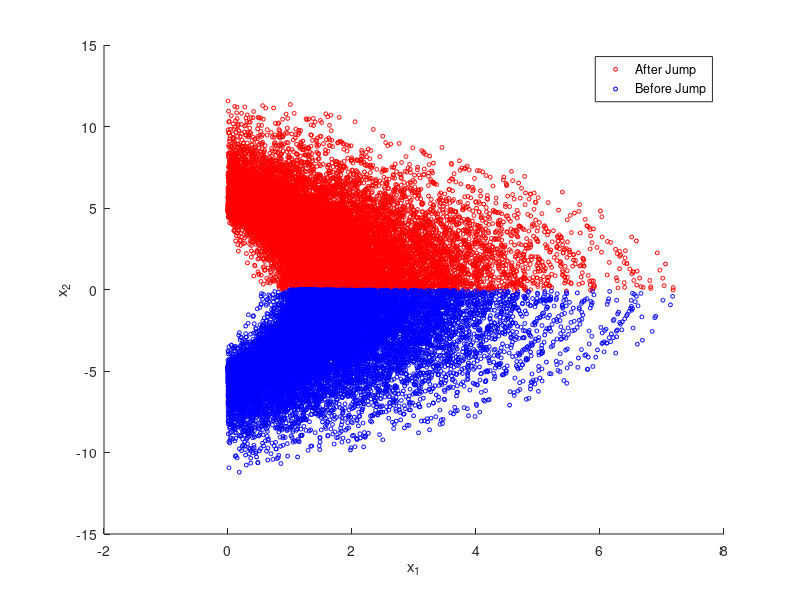
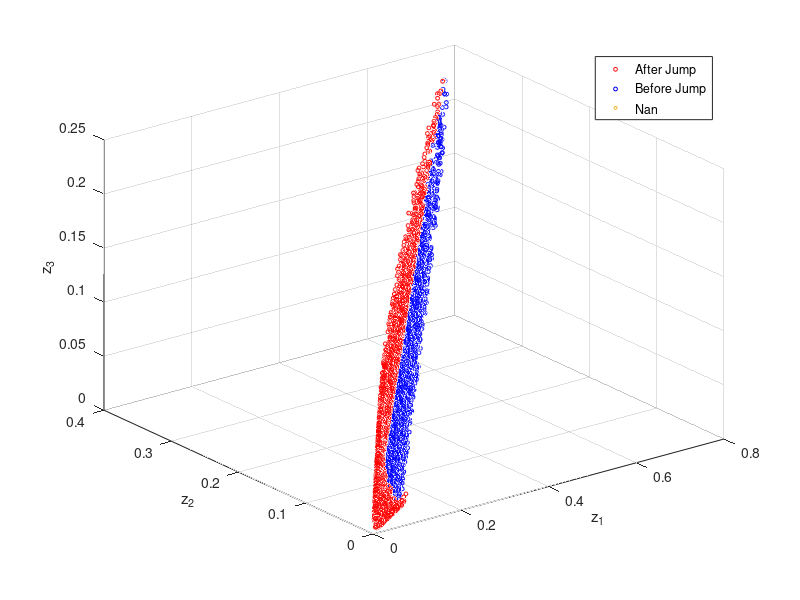

Write MATLAB code to recreate these figures, in order. (Note: this script raises an error after producing the figures.)
%% Load dataset

addpath('utils', 'Examples/BouncingBall');
data = load("Data/raw-bouncing-ball-23-Jan-2025.mat");
data_3_labels = data.data_3;

% Plot the 2 classes of points

% Plot in the x space
figure(1)
clf
scatter(data_3_labels(1,data_3_labels(6,:)==1), data_3_labels(2,data_3_labels(6,:)==1), 8, 'r')
hold on
scatter(data_3_labels(1,data_3_labels(6,:)==0), data_3_labels(2,data_3_labels(6,:)==0), 8, 'b')
xlabel('x_1')
ylabel('x_2')
legend('After Jump', 'Before Jump' )

% Plot in the z space
figure(2)
clf
scatter3(data_3_labels(3, data_3_labels(6,:)==1), data_3_labels(4, data_3_labels(6,:)==1), data_3_labels(5, data_3_labels(6,:)==1), 8, 'r')
hold on
scatter3(data_3_labels(3, data_3_labels(6,:)==0), data_3_labels(4, data_3_labels(6,:)==0), data_3_labels(5, data_3_labels(6,:)==0), 8, 'b')
scatter3(data_3_labels(3, isnan(data_3_labels(6,:))), data_3_labels(4, isnan(data_3_labels(6,:))), data_3_labels(5, isnan(data_3_labels(6,:))), 5, 'black')
xlabel('z_1')
ylabel('z_2')
zlabel('z_3')
legend('After Jump', 'Before Jump', 'Nan' )



%% Train the classifier

% Remove Nan
mask = reshape(~isnan(data_3_labels(6, :)),1,[]);
fprintf( '%f% nan over %f% data points',sum(~mask), length(mask));
X_classifier = data_3_labels(3:5, mask);
Y_classifier = data_3_labels(6, mask);


% Test and train split
cv_par_t = cvpartition(Y_classifier, 'HoldOut', 0.3);

X_train_classifier = X_classifier(:, training(cv_par_t))';
Y_train_classifier = Y_classifier(training(cv_par_t))';
X_test_classifier = X_classifier(:, test(cv_par_t))';
Y_test_classifier = Y_classifier(test(cv_par_t))';


% Train a SVM separating the z variable base on its position compared to closest jump
svmModel = fitcsvm(X_train_classifier, Y_train_classifier, 'KernelFunction', 'rbf', 'Standardize', true);


% Test
% Predict on test set
Y_pred_classifier = predict(svmModel, X_test_classifier);

% Evaluate Precision
accuracy = sum(Y_pred_classifier == Y_test_classifier) / length(Y_test_classifier);
fprintf('Precision SVM : %.2f%%\n', accuracy * 100);

% Display classification errors
false_flag = ~(Y_pred_classifier == Y_test_classifier);
figure(3)
clf

pos_vel_array = data_3_labels(1:2, mask);
pos_vel_array = pos_vel_array(:, test(cv_par_t));
disp(size(pos_vel_array));
scatter(pos_vel_array(1, false_flag), pos_vel_array(2, false_flag))
xlabel('x_1')
ylabel('x_2')
title('Missclassified points')

%% Learn T_inv on half the dataset
% In order to deal with non_injectivity of T we learn T_inv only on half
% of the dataset, chosen so that T is injective in this subset. Here we train on
% points situated after a jump.
% Test and train split
mask_after = reshape(data_3_labels(8, :) == 1, 1, []); % we use the adequate label to also include the points that are before a jump but not by much
X_after = data_3_labels(3:5, mask_after)'; % We use the datascience notation X, Y, but note that here the X array consists of the z coordinates of points
Y_after = data_3_labels(1:2, mask_after)'; % Likewise, the Y array consists of the x coordinates of points

% Split into test and train set
cv_after = cvpartition(size(Y_after, 1), 'HoldOut', 0.3);
X_train_after = X_after(training(cv_after), :);
Y_train_after = Y_after(training(cv_after), :);
X_test_after = X_after(test(cv_after), :);
Y_test_after = Y_after(test(cv_after), :);

% Normalize datas
[X_train_after, mu_a, sigma_a] = zscore(X_train_after);
X_test_after = (X_test_after - mu_a) ./ sigma_a;

% Train neural network
% Create neural network
layers = [
    featureInputLayer(3)
    fullyConnectedLayer(100)
    tanhLayer
    fullyConnectedLayer(100)
    tanhLayer
    fullyConnectedLayer(100)
    tanhLayer
    fullyConnectedLayer(2)
    regressionLayer];

    
    % Training options
options = trainingOptions('adam', ...
    'ValidationData',{X_test_after, Y_test_after}, ...
    'ValidationFrequency',30, ...
    'MaxEpochs', 100, ...
    'InitialLearnRate', 0.01, ...
    'L2Regularization', 1e-5, ...
    'Plots', 'training-progress');

% Train the network
mdl_a = trainNetwork(X_train_after, Y_train_after, layers, options);

% Test Network
% Predict on test set
Y_pred_after = predict(mdl_a, X_test_after);

% Evaluate network performance with the RMSE metric
rmse = sqrt(mean((Y_pred_after - Y_test_after).^2, 'all'));
fprintf('RMSE after jumps : %.4f\n', rmse);

%% Learn T_inv on other half the dataset
% In order to deal with non_injectivity of T we learn T_inv only on half
% of the dataset, chosen so that T is injective in this subset. Here we train on
% points situated before a jump.

% Test and train split

mask_before = reshape(data_3_labels(7, :) == 1, 1, []); % We use the adequate label to also include the points that are after a jump but not by much


X_before = data_3_labels(3:5,mask_before)'; % We use the datascience notation X, Y, but note that here the X array consists of the z coordinates of points
Y_before = data_3_labels(1:2,mask_before)'; % Likewise, Y consists of the x coordinates of points

% Split into test and train set
cv_before = cvpartition(size(Y_before, 1), 'HoldOut', 0.3);
X_train_before = X_before(training(cv_before), :);
Y_train_before = Y_before(training(cv_before), :);
X_test_before = X_before(test(cv_before), :);
Y_test_before = Y_before(test(cv_before), :);

% Normalize datas
[X_train_before, mu_b, sigma_b] = zscore(X_train_before);
X_test_before = (X_test_before - mu_b) ./ sigma_b;
% Train Neural Network
% Create neural network
layers = [
    featureInputLayer(3)
    fullyConnectedLayer(100)
    tanhLayer
    fullyConnectedLayer(100)
    tanhLayer
    fullyConnectedLayer(100)
    tanhLayer
    fullyConnectedLayer(2) 
    regressionLayer];


% Training options
options = trainingOptions('adam', ...
    'ValidationData',{X_test_before,Y_test_before}, ...
    'ValidationFrequency',30, ...
    'MaxEpochs', 100, ...
    'InitialLearnRate', 0.01, ...
    'L2Regularization', 1e-5, ...
    'Plots', 'training-progress');

% Train network
mdl_b = trainNetwork(X_train_before, Y_train_before, layers, options);

% Test Neural Network
% Predict on test set
Y_pred_before = predict(mdl_b, X_test_before);

% Evaluate network performance with the RMSE metric
rmse = sqrt(mean((Y_pred_before - Y_test_before).^2, 'all'));
fprintf('RMSE before jumps : %.4f\n', rmse);

%% Save models

today = string(datetime("today"));
directory = 'ObserverModels/';
A = data.A;
B = data.B;
models_name = strcat(directory, 'bouncing-ball-predictor-', today, '.mat');
save(models_name, 'mdl_b', 'mdl_b', "mu_b", "sigma_b", "mdl_a", "mu_a", "sigma_a", "svmModel", 'A', 'B');
